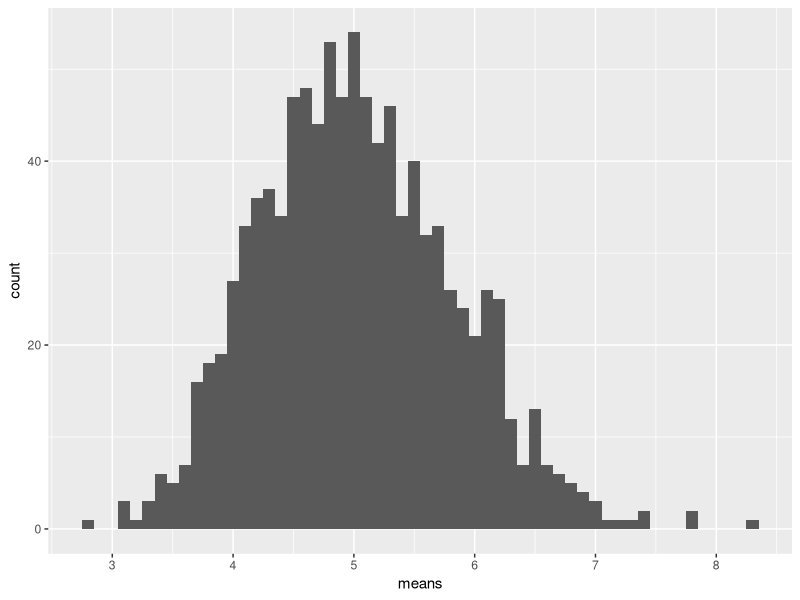
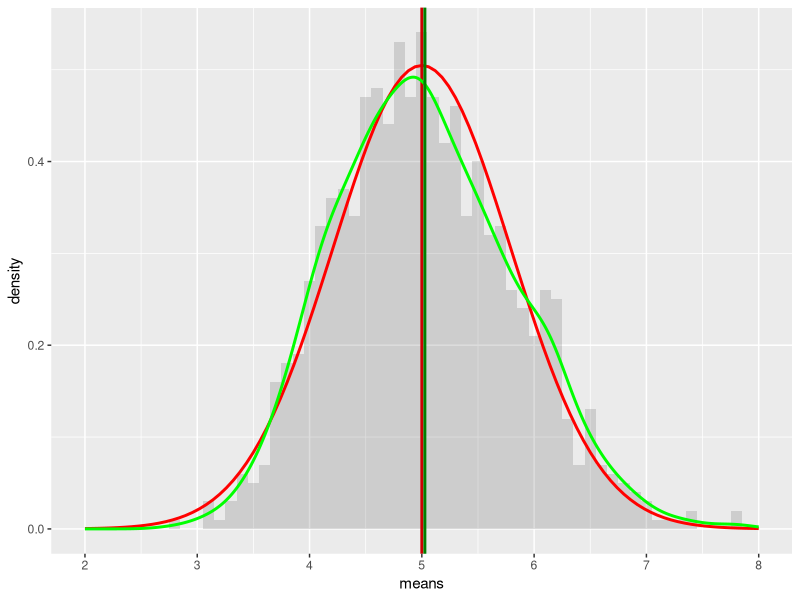

The R script that drew these images, in order:
## ---- chunk 1
setwd("C:/Users/Mohamed/Documents/Coursera/Statistical Inference/Week 4 Project/")
library(knitr)
opts_chunk$set(fig.width=7, fig.height=4, warning=FALSE, message=FALSE)
## ---- chunk 2
# load neccesary libraries
library(ggplot2)

# set constants
lambda <- 0.2 # lambda for rexp
n <- 40 # number of exponetials
numberOfSimulations <- 1000 # number of tests

# set the seed to create reproducability
set.seed(11081979)

# run the test resulting in n x numberOfSimulations matrix
exponentialDistributions <- matrix(data=rexp(n * numberOfSimulations, lambda), nrow=numberOfSimulations)
exponentialDistributionMeans <- data.frame(means=apply(exponentialDistributions, 1, mean))
## ---- chunk 3
# plot the means
ggplot(data = exponentialDistributionMeans, aes(x = means)) + 
  geom_histogram(binwidth=0.1) +   
  scale_x_continuous(breaks=round(seq(min(exponentialDistributionMeans$means), max(exponentialDistributionMeans$means), by=1)))
## ---- chunk 4
mu <- 1/lambda
mu
## ---- chunk 5
meanOfMeans <- mean(exponentialDistributionMeans$means)
meanOfMeans
## ---- chunk 6
sd <- 1/lambda/sqrt(n)
sd
## ---- chunk 7
Var <- sd^2
Var
## ---- chunk 8
sd_x <- sd(exponentialDistributionMeans$means)
sd_x

Var_x <- var(exponentialDistributionMeans$means)
Var_x
## ---- chunk 9
# plot the means
ggplot(data = exponentialDistributionMeans, aes(x = means)) + 
  geom_histogram(binwidth=0.1, aes(y=..density..), alpha=0.2) + 
  stat_function(fun = dnorm, args = list(mean = mu , sd = sd), colour = "red", size=1) + 
  geom_vline(xintercept = mu, size=1, colour="#CC0000") + 
  geom_density(colour="green", size=1) +
  geom_vline(xintercept = meanOfMeans, size=1, colour="#008000") + 
  scale_x_continuous(breaks=seq(mu-3,mu+3,1), limits=c(mu-3,mu+3)) 

